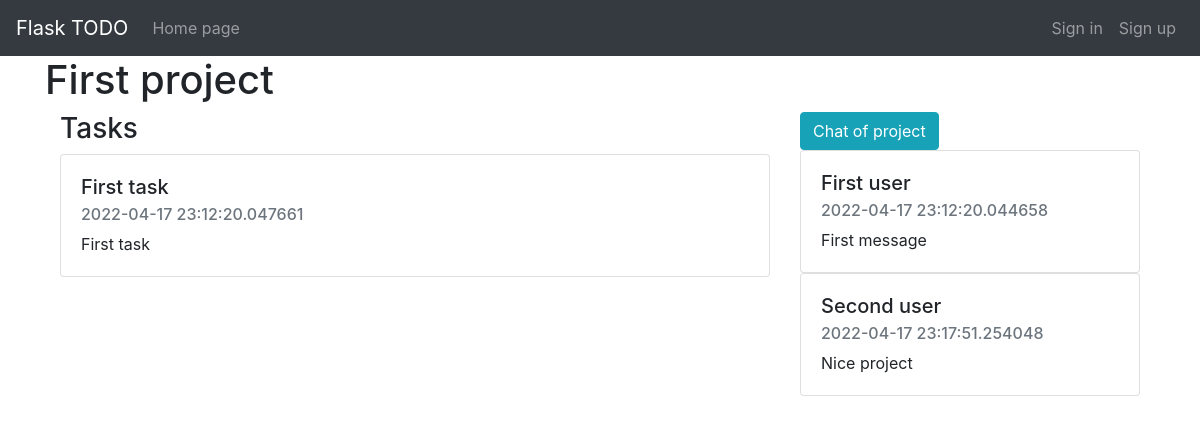
Screenshot of /users/first-user/projects/first-project with the database file from the repository.
### data/projects.py (models this page shows)
class Project(SqlAlchemyBase):
    __tablename__ = 'project'
    id = sqlalchemy.Column(sqlalchemy.Integer, primary_key=True,
                           autoincrement=True)
    title = sqlalchemy.Column(sqlalchemy.String)
    description = sqlalchemy.Column(sqlalchemy.String, nullable=True)
    slug = sqlalchemy.Column(sqlalchemy.String)
    messages = orm.relationship('Message')
    leader_id = sqlalchemy.Column(sqlalchemy.Integer,
                                 sqlalchemy.ForeignKey('user.id'))
    leader = orm.relationship('User', back_populates='own_projects')
    members = orm.relationship('User', secondary=project_to_user,
                               back_populates='projects')
    tasks = orm.relationship('Task')
    created = sqlalchemy.Column(sqlalchemy.DateTime,
                                default=datetime.datetime.now())

### data/tasks.py (models this page shows)
class Task(SqlAlchemyBase):
    __tablename__ = 'task'
    id = sqlalchemy.Column(sqlalchemy.Integer, primary_key=True,
                           autoincrement=True)
    title = sqlalchemy.Column(sqlalchemy.String)
    project_id = sqlalchemy.Column(sqlalchemy.Integer,
                                   sqlalchemy.ForeignKey('project.id'))
    description = sqlalchemy.Column(sqlalchemy.String, nullable=True)
    is_finished = sqlalchemy.Column(sqlalchemy.Boolean, default=False)
    created = sqlalchemy.Column(sqlalchemy.DateTime,
                                default=datetime.datetime.now())

### data/messages.py (models this page shows)
class Message(SqlAlchemyBase):
    __tablename__ = 'message'
    id = sqlalchemy.Column(sqlalchemy.Integer, primary_key=True,
                           autoincrement=True)
    body = sqlalchemy.Column(sqlalchemy.String)
    author_id = sqlalchemy.Column(sqlalchemy.Integer,
                                  sqlalchemy.ForeignKey('user.id'))
    author = orm.relationship('User', back_populates='messages')
    project_id = sqlalchemy.Column(sqlalchemy.Integer,
                                   sqlalchemy.ForeignKey('project.id'))
    created = sqlalchemy.Column(sqlalchemy.DateTime,
                                default=datetime.datetime.now())

### data/users.py (models this page shows, shortened)
class User(SqlAlchemyBase, UserMixin):
    __tablename__ = 'user'
    id = sqlalchemy.Column(sqlalchemy.Integer, primary_key=True,
                           autoincrement=True)
    name = sqlalchemy.Column(sqlalchemy.String, unique=True)
    age = sqlalchemy.Column(sqlalchemy.Integer, nullable=True)
    birth_date = sqlalchemy.Column(sqlalchemy.Date, nullable=True)
    speciality = sqlalchemy.Column(sqlalchemy.String, nullable=True)
    email = sqlalchemy.Column(sqlalchemy.String, unique=True,
                              index=True)
    hashed_password = sqlalchemy.Column(sqlalchemy.String)
    slug = sqlalchemy.Column(sqlalchemy.String)
    created = sqlalchemy.Column(sqlalchemy.DateTime,
                                default=datetime.datetime.now())
    own_projects = orm.relationship('Project', back_populates='leader')
    projects = orm.relationship('Project', secondary=project_to_user,
                                back_populates='members')
    events = orm.relationship('Event', back_populates='author')
    messages = orm.relationship('Message', back_populates='author')

### app.py (the view)
@app.route('/users/<user_slug>/projects/<project_slug>')
def project(user_slug, project_slug):
    db_sess = db_session.create_session()
    user = db_sess.query(User).filter(User.slug == user_slug).first()
    if not user:
        return abort(404)
    project = db_sess.query(Project).filter(Project.slug == project_slug).first()
    if not project or project.leader_id != user.id:
        return abort(404)
    return render_template('project.html', project=project)

### data/db_session.py (called while the page is built)
def create_session() -> Session:
    global __factory
    return __factory()

### templates/project.html (shortened to what this page needs)
{% extends 'base.html' %}
{% block content %}
<h1>{{ project.title }}</h1>
<div class="container-fluid">
<div class="row">
<div class="col-8">
    <h3>Tasks</h3>
    {% for task in project.tasks %}
    <div class="card">
        <div class="card-body">
            <h5 class="card-title">{{ task.title }}</h5>
            <h6 class="card-subtitle mb-2 text-muted">
                {{ task.created }}
            </h6>
            <p class="card-text">{{ task.description }}</p>
        </div>
    </div>
    {% endfor %}
</div>
<div class="col-4">
    <a class="btn btn-info"
       href="/users/{{ project.leader.slug }}/projects/{{ project.slug }}/chat">Chat of project</a>
    {% for message in project.messages %}
    <div class="card">
        <div class="card-body">
            <h5 class="card-title">{{ message.author.name }}</h5>
            <h6 class="card-subtitle mb-2 text-muted">
                {{ message.created }}
            </h6>
            <p class="card-text">{{ message.body }}</p>
        </div>
    </div>
    {% endfor %}
</div>
</div>
</div>
{% endblock %}

### templates/base.html (shortened to what this page needs)
<!DOCTYPE html>
<html lang="en">
<head>
    <link rel="stylesheet"
          href="https://stackpath.bootstrapcdn.com/bootstrap/4.4.1/css/bootstrap.min.css"
>
    <link rel="stylesheet" href="{{url_for('static', filename='css/style.css')}}">
</head>
<body>
<header>
    <nav class="navbar navbar-expand-sm bg-dark navbar-dark">
        <a class="navbar-brand" href="#">Flask TODO</a>
        <div class="collapse navbar-collapse" id="collapsibleNavbar">
        <ul class="navbar-nav">
            <li class="nav-item"><a class="nav-link" href="/">Home page</a></li>
        </ul>
        <ul class="navbar-nav ml-auto">
            {% if current_user.is_authenticated %}
                <li class="nav-item"><a class="nav-link" href="/logout">Log Out</a></li>
                <li class="nav-item">
                    <a class="nav-link" href="/users/{{ current_user.slug }}">Profile</a>
                </li>
            {% else %}
                <li class="nav-item"><a class="nav-link" href="/login">Sign in</a></li>
                <li class="nav-item"><a class="nav-link" href="/register">Sign up</a></li>
            {% endif %}
        </ul>
        </div>
    </nav>
</header>
<main role="main" class="container">
    {% block content %}{% endblock %}
</main>
</body>
</html>

### rows the page displays
Project: title "First project"
Task: title "First task", created "2022-04-17 23:12:20.047661", description "First task"
Message: author.name "First user", created "2022-04-17 23:12:20.044658", body "First message"
Message: author.name "Second user", created "2022-04-17 23:17:51.254048", body "Nice project"
